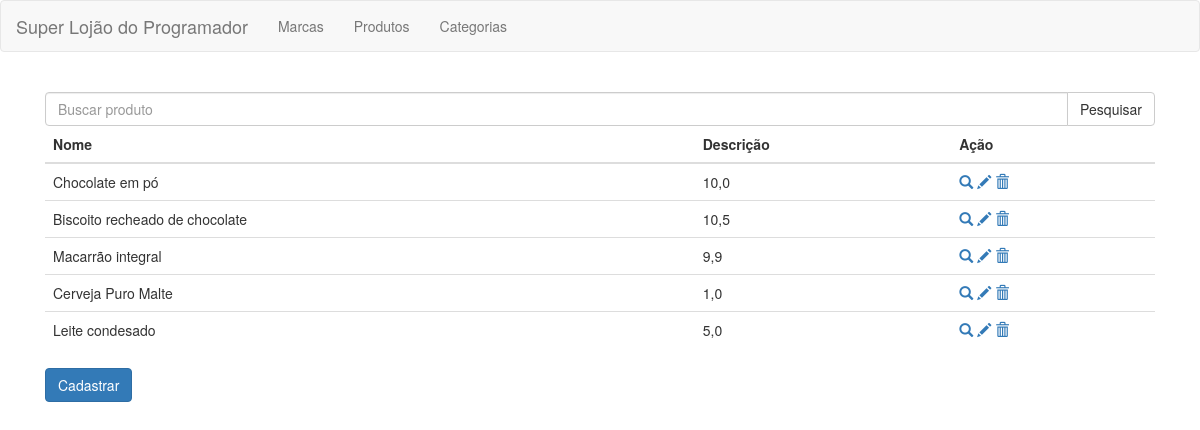
Page /produto/listar/ on the earlier database version.
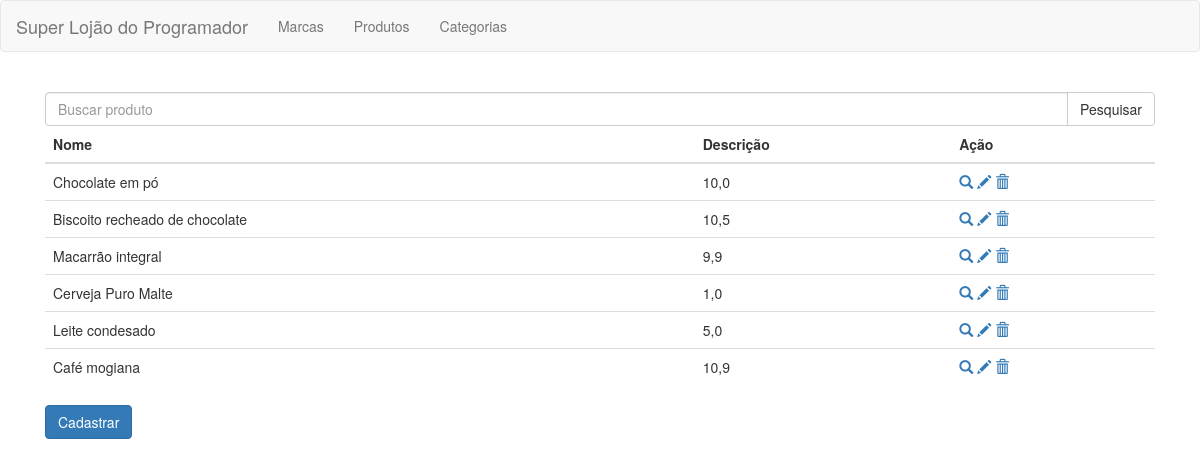
Same page on the later database version.
### apps/app/models.py (models this page shows, shortened)
class Produto(models.Model):
    descricao = models.CharField(max_length=50, null=False)
    preco = models.FloatField(null=False)
    marca = models.ForeignKey(Marca, on_delete=models.CASCADE, null=True)
    categoria = models.ManyToManyField(Categoria)

### apps/app/views.py (the view)
# urls.py: path("produto/listar/", views.listar_produto, name="listar_produto"),
def listar_produto(request, template_name="produto/produto_list.html"):
    query = request.GET.get("busca")
    if query:
        produto = Produto.objects.filter(descricao__iexact=query)
    else:
        produto = Produto.objects.all()
    produtos = {"lista": produto}
    return render(request, template_name, produtos)

### templates/produto/produto_list.html (shortened to what this page needs)
{% extends 'base.html'%}
{% block content %}
<form method="get">
    <div class="col-lg-12">
        <div class="input-group">
            <input type="text" class="form-control" name="busca" placeholder="Buscar produto">
            <span class="input-group-btn">
                <button class="btn btn-default" type="submit">Pesquisar</button>
            </span>
        </div>
    </div>
</form>
<div class="col-lg-12">
    <table class="table">
        <thead>
            <tr>
                <th>Nome</th>
                <th>Descrição</th>
                <th>Ação</th>
            </tr>
        </thead>
        <tbody>
            {% for produto in lista %}
            <tr>
                <td>{{ produto.descricao }}</td>
                <td>{{ produto.preco }}</td>
                <td>
                    <a href="{% url 'perfil_produto' pk=produto.pk %}">
                        <span class="glyphicon glyphicon-search"></span>
                    </a>
                    <a href="{% url 'editar_produto' pk=produto.pk %}">
                        <span class="glyphicon glyphicon-pencil"></span>
                    </a>
                    <a href="{% url 'remover_produto' pk=produto.pk %}">
                        <span class="glyphicon glyphicon-trash"></span>
                    </a>
                </td>
            </tr>
            {% endfor %}
        </tbody>
    </table>
    <a href="{% url 'cadastrar_produto' %}">
        <button type="submit" class="btn btn-primary">
            Cadastrar
        </button>
    </a>
</div>
{% endblock content %}

Differences in the rows shown:
added Produto: descricao "Café mogiana", preco "10,9"
